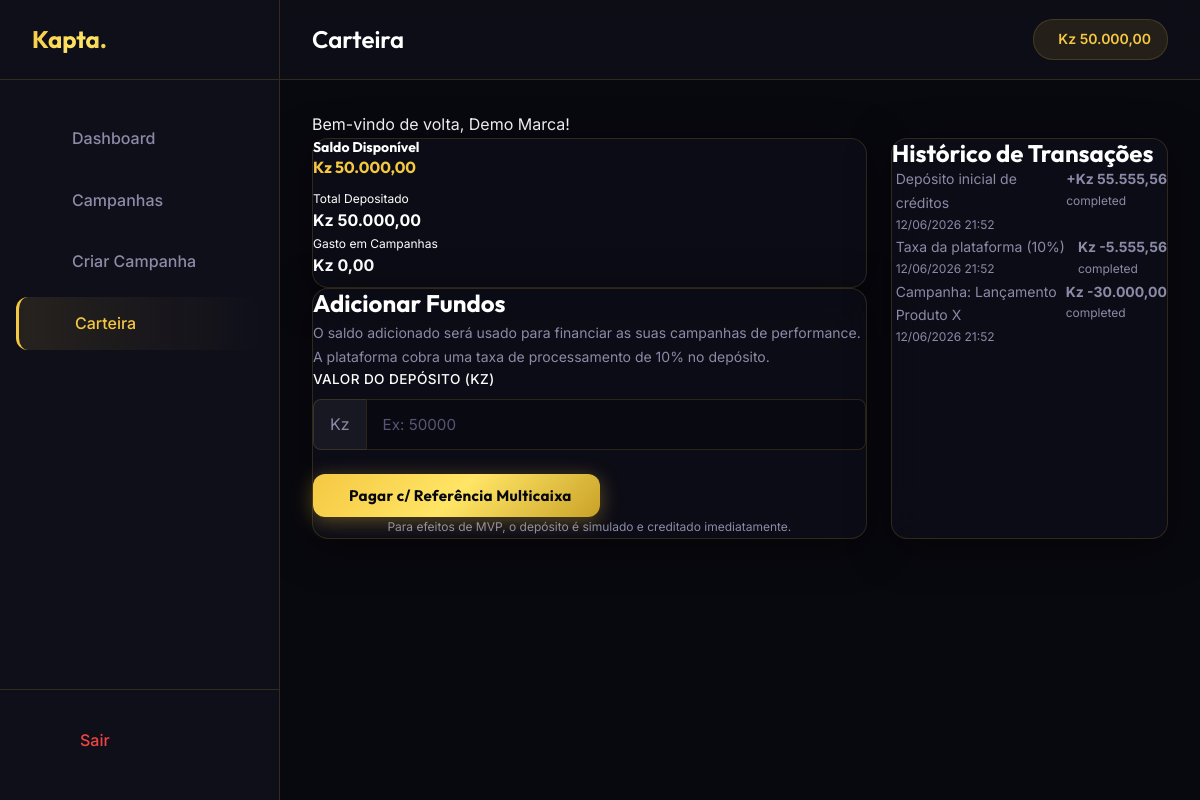
The app's page /brand/wallet.php (signed in) with its own data.
### tables this page shows
CREATE TABLE `wallets` (
  `id`               INT UNSIGNED NOT NULL AUTO_INCREMENT,
  `user_id`          INT UNSIGNED NOT NULL UNIQUE,
  `balance`          DECIMAL(15,2) NOT NULL DEFAULT 0.00,
  `total_deposited`  DECIMAL(15,2) NOT NULL DEFAULT 0.00,
  `total_withdrawn`  DECIMAL(15,2) NOT NULL DEFAULT 0.00,
  `created_at`       DATETIME NOT NULL DEFAULT CURRENT_TIMESTAMP,
  `updated_at`       DATETIME NOT NULL DEFAULT CURRENT_TIMESTAMP ON UPDATE CURRENT_TIMESTAMP,
  PRIMARY KEY (`id`),
  CONSTRAINT `fk_wallet_user` FOREIGN KEY (`user_id`) REFERENCES `users` (`id`) ON DELETE CASCADE
);

CREATE TABLE `transactions` (
  `id`          INT UNSIGNED NOT NULL AUTO_INCREMENT,
  `wallet_id`   INT UNSIGNED NOT NULL,
  `user_id`     INT UNSIGNED NOT NULL,
  `type`        ENUM('deposit','withdrawal','campaign_fund','earning','platform_fee') NOT NULL,
  `amount`      DECIMAL(15,2) NOT NULL,
  `description` VARCHAR(500) DEFAULT NULL,
  `reference`   VARCHAR(255) DEFAULT NULL,
  `status`      ENUM('pending','completed','failed') NOT NULL DEFAULT 'completed',
  `created_at`  DATETIME NOT NULL DEFAULT CURRENT_TIMESTAMP,
  PRIMARY KEY (`id`),
  KEY `idx_wallet`  (`wallet_id`),
  KEY `idx_user`    (`user_id`),
  KEY `idx_type`    (`type`),
  CONSTRAINT `fk_tx_wallet` FOREIGN KEY (`wallet_id`) REFERENCES `wallets` (`id`) ON DELETE CASCADE,
  CONSTRAINT `fk_tx_user`   FOREIGN KEY (`user_id`)   REFERENCES `users`   (`id`) ON DELETE CASCADE
);

### includes/functions.php (called while the page is built, shortened)
<?php
function format_kz(float $amount): string {
    return 'Kz ' . number_format($amount, 2, ',', '.');
}
function get_flash(): ?array {
    if (isset($_SESSION['flash'])) {
        $f = $_SESSION['flash'];
        return $f;
    }
    return null;
}

### brand/wallet.php (the view, shortened to what this page needs)
<?php
require_once '../includes/functions.php';
$user = current_user();
$stmt = $pdo->prepare("SELECT * FROM wallets WHERE user_id = ?");
$stmt->execute([$user['id']]);
$wallet = $stmt->fetch();
$balance = $wallet['balance'] ?? 0;
$stmt = $pdo->prepare("
    SELECT * FROM transactions
    WHERE user_id = ?
    ORDER BY created_at DESC
    LIMIT 20
");
$stmt->execute([$user['id']]);
$transactions = $stmt->fetchAll();
include '../includes/header.php';
?>
<div class="dashboard-layout">
    <aside class="sidebar" id="sidebar">
        <div class="sidebar-header">
            <a href="dashboard.php" class="logo gradient-text">Kapta.</a>
        </div>
        <div class="sidebar-nav">
            <a href="dashboard.php" class="nav-item"><i class="ph ph-squares-four"></i> Dashboard</a>
            <a href="campaigns.php" class="nav-item"><i class="ph ph-megaphone"></i> Campanhas</a>
            <a href="campaign-create.php" class="nav-item"><i class="ph ph-plus-circle"></i> Criar Campanha</a>
            <a href="wallet.php" class="nav-item active"><i class="ph ph-wallet"></i> Carteira</a>
        </div>
        <div class="sidebar-footer">
            <a href="../auth/logout.php" class="nav-item" style="color: var(--accent-red);"><i class="ph ph-sign-out"></i> Sair</a>
        </div>
    </aside>
    <main class="main-content">
        <header class="topbar">
            <div class="flex items-center">
                <h1 class="topbar-title">Carteira</h1>
            </div>
            <div class="topbar-actions">
                <div class="wallet-badge bg-gold bg-opacity-20 border-gold border-opacity-30">
                    <i class="ph ph-coins text-gold"></i> <span class="text-gold"><?php echo format_kz($balance); ?></span>
                </div>
            </div>
        </header>
        <div class="content-wrapper">
            <?php $flash = get_flash(); if ($flash): ?>
                <div class="alert alert-<?php echo $flash['type']; ?> mb-6">
                    <?php echo $flash['message']; ?>
                </div>
            <?php endif; ?>
            <div class="dashboard-row">
                <div>
                    <div class="glass-card p-8 mb-6 relative overflow-hidden">
                        <div class="relative z-10">
                            <h2 class="text-sm font-medium text-secondary mb-2 uppercase tracking-wider">Saldo Disponível</h2>
                            <div class="text-4xl sm:text-5xl font-bold font-outfit text-gold mb-8 drop-shadow-md">
                                <?php echo format_kz($balance); ?>
                            </div>
                            <div class="grid grid-cols-2 gap-4 mb-8">
                                <div class="bg-black bg-opacity-40 p-4 rounded-xl border border-dark-border">
                                    <div class="text-xs text-secondary mb-1">Total Depositado</div>
                                    <div class="font-bold text-white"><?php echo format_kz($wallet['total_deposited'] ?? 0); ?></div>
                                </div>
                                <div class="bg-black bg-opacity-40 p-4 rounded-xl border border-dark-border">
                                    <div class="text-xs text-secondary mb-1">Gasto em Campanhas</div>
                                    <div class="font-bold text-white"><?php echo format_kz($wallet['total_withdrawn'] ?? 0); ?></div>
                                </div>
                            </div>
                        </div>
                    </div>
                    <div class="glass-card p-6">
                        <h3 class="text-xl font-bold font-outfit mb-4 flex items-center gap-2"><i class="ph ph-plus-circle text-gold"></i> Adicionar Fundos</h3>
                        <p class="text-sm text-secondary mb-6">O saldo adicionado será usado para financiar as suas campanhas de performance. A plataforma cobra uma taxa de processamento de <?php echo (PLATFORM_FEE * 100); ?>% no depósito.</p>
                        <form action="../api/wallet.php?action=deposit" method="POST">
                            <div class="form-group mb-2">
                                <label for="deposit_amount" class="form-label">Valor do Depósito (Kz)</label>
                                <div class="input-group">
                                    <div class="input-group-text">Kz</div>
                                    <input type="number" step="0.01" min="1000" id="deposit_amount" name="amount" class="form-control" placeholder="Ex: 50000" required data-fee="<?php echo PLATFORM_FEE; ?>">
                                </div>
                            </div>
                            <button type="submit" class="btn btn-primary w-full justify-center py-3 text-lg"><i class="ph ph-credit-card"></i> Pagar c/ Referência Multicaixa</button>
                            <p class="text-xs text-center text-secondary mt-3">Para efeitos de MVP, o depósito é simulado e creditado imediatamente.</p>
                        </form>
                    </div>
                </div>
                <div class="glass-card p-0 overflow-hidden flex flex-col h-full">
                    <div class="p-6 border-b border-dark-border">
                        <h3 class="text-xl font-bold font-outfit">Histórico de Transações</h3>
                    </div>
                    <div class="overflow-y-auto flex-1 p-0">
                        <?php if (empty($transactions)): ?>
                            <div class="empty-state p-8">
                                <div class="empty-state-icon w-12 h-12 text-2xl mb-4"><i class="ph ph-receipt"></i></div>
                                <h4 class="text-white font-medium">Sem Transações</h4>
                                <p class="text-sm text-secondary mt-1">Ainda não realizou nenhuma operação financeira.</p>
                            </div>
                        <?php else: ?>
                            <div class="divide-y divide-dark-border">
                                <?php foreach ($transactions as $txn):
                                    $is_positive = in_array($txn['type'], ['deposit', 'earning']);
                                    $color = $is_positive ? 'text-green-400' : 'text-white';
                                    if ($txn['type'] == 'platform_fee') $color = 'text-red-400';
                                ?>
                                <div class="p-4 hover:bg-white hover:bg-opacity-5 transition flex items-center gap-4">
                                    <div class="flex-1 min-w-0">
                                        <p class="text-sm font-medium text-white truncate"><?php echo htmlspecialchars($txn['description']); ?></p>
                                        <p class="text-xs text-secondary"><?php echo date('d/m/Y H:i', strtotime($txn['created_at'])); ?></p>
                                    </div>
                                    <div class="text-right shrink-0">
                                        <p class="text-sm font-bold <?php echo $color; ?>">
                                            <?php echo $is_positive ? '+' : ''; ?><?php echo format_kz($txn['amount']); ?>
                                        </p>
                                        <p class="text-xs text-secondary capitalize"><?php echo $txn['status']; ?></p>
                                    </div>
                                </div>
                                <?php endforeach; ?>
                            </div>
                        <?php endif; ?>
                    </div>
                </div>
            </div>
        </div>
    </main>
</div>
<?php include '../includes/footer.php'; ?>

### includes/header.php (shortened to what this page needs)
<!DOCTYPE html>
<html lang="pt-PT">
<head>
  <link rel="stylesheet" href="<?= APP_URL ?>/assets/css/main.css?v=2">
  <link rel="stylesheet" href="<?= APP_URL ?>/assets/css/dashboard.css?v=2">
</head>
<body>

### includes/footer.php (shortened to what this page needs)
</body>
</html>

### assets/css/main.css (style rules this page uses)
*, *::before, *::after { box-sizing: border-box; margin: 0; padding: 0; }
html { scroll-behavior: smooth; font-size: 16px; overflow-x: hidden; }
body { font-family: 'Inter', -apple-system, BlinkMacSystemFont, sans-serif; background: var(--dark-bg); color: var(--text-primary); line-height: 1.6; min-height: 100vh; overflow-x: hidden; -webkit-font-smoothing: antialiased; }
a { color: inherit; text-decoration: none; }
button { cursor: pointer; font-family: inherit; }
input, textarea, select { font-family: inherit; }
:root { --gold-primary: #F5C842; --gold-light: #FFE566; --gold-dark: #C9A227; --gold-dim: rgba(245, 200, 66, 0.12); --dark-bg: #08080F; --dark-card: #0F0F1A; --dark-surface: #161628; --dark-elevated: #1C1C30; --dark-border: rgba(245, 200, 66, 0.15); --dark-divider: rgba(255, 255, 255, 0.06); --accent-purple: #7C3AED; --accent-green: #10B981; --accent-red: #EF4444; --accent-blue: #3B82F6; --accent-orange: #F97316; --text-primary: #FFFFFF; --text-secondary: #8B8BA8; --text-muted: #555575; --radius-sm: 8px; --radius-md: 12px; --radius-lg: 16px; --radius-xl: 24px; --radius-full: 9999px; --shadow-gold: 0 0 40px rgba(245, 200, 66, 0.25); --shadow-card: 0 8px 40px rgba(0, 0, 0, 0.5); --shadow-sm: 0 2px 8px rgba(0, 0, 0, 0.3); --transition: all 0.3s cubic-bezier(0.4, 0, 0.2, 1); --transition-fast: all 0.15s ease; }
h1, h2, h3, h4, h5, h6 { font-family: 'Outfit', sans-serif; font-weight: 700; line-height: 1.2; color: var(--text-primary); }
h1 { font-size: clamp(2rem, 5vw, 3.5rem); }
h2 { font-size: clamp(1.5rem, 3vw, 2.2rem); }
h3 { font-size: clamp(1.2rem, 2vw, 1.5rem); }
p { color: var(--text-secondary); line-height: 1.7; }
.text-gold { color: var(--gold-primary); }
.text-sm { font-size: 0.875rem; }
.text-xs { font-size: 0.75rem; }
.text-lg { font-size: 1.125rem; }
.text-center { text-align: center; }
.font-bold { font-weight: 700; }
.font-outfit { font-family: 'Outfit', sans-serif; }
.gradient-text { background: linear-gradient(135deg, #F5C842 0%, #FFE566 40%, #C9A227 80%, #F5C842 100%); -webkit-background-clip: text; -webkit-text-fill-color: transparent; background-clip: text; background-size: 200% auto; animation: gradient-shift 4s ease infinite; }
.glass-card { background: rgba(15, 15, 26, 0.7); backdrop-filter: blur(20px); -webkit-backdrop-filter: blur(20px); border: 1px solid var(--dark-border); border-radius: var(--radius-lg); box-shadow: var(--shadow-card); min-width: 0; }
.btn { display: inline-flex; align-items: center; justify-content: center; gap: 8px; padding: 12px 28px; border-radius: var(--radius-md); font-family: 'Outfit', sans-serif; font-weight: 700; font-size: 0.95rem; letter-spacing: 0.02em; border: none; cursor: pointer; transition: var(--transition); white-space: nowrap; position: relative; overflow: hidden; text-decoration: none; }
.btn::before { content: ''; position: absolute; inset: 0; background: rgba(255,255,255,0); transition: var(--transition-fast); }
.btn-primary { background: linear-gradient(135deg, #F5C842 0%, #FFE566 50%, #C9A227 100%); color: #08080F; box-shadow: 0 4px 20px rgba(245, 200, 66, 0.35); }
.form-group { margin-bottom: 20px; }
.form-label { display: block; font-size: 0.85rem; font-weight: 600; color: var(--text-secondary); margin-bottom: 8px; letter-spacing: 0.03em; text-transform: uppercase; }
.form-control { width: 100%; padding: 12px 16px; background: var(--dark-surface); border: 1px solid rgba(255,255,255,0.1); border-radius: var(--radius-md); color: var(--text-primary); font-size: 0.95rem; transition: var(--transition-fast); outline: none; }
.form-control::placeholder { color: var(--text-muted); }
.flex { display: flex; }
.flex-col { flex-direction: column; }
.gap-4 { gap: 4px; }
.flex-1 { flex: 1; }
.mb-4 { margin-bottom: 4px; }
.mb-8 { margin-bottom: 8px; }

### records on screen
wallets: balance "Kz 50.000,00", total_deposited "Kz 50.000,00", total_withdrawn "Kz 0,00"
transactions: description "Depósito inicial de créditos", created_at "12/06/2026 21:52", amount "Kz 55.555,56", status "completed"
transactions: description "Taxa da plataforma (10%)", created_at "12/06/2026 21:52", amount "Kz -5.555,56", status "completed"
transactions: description "Campanha: Lançamento Produto X", created_at "12/06/2026 21:52", amount "Kz -30.000,00", status "completed"

### other values on screen
$flash['message'] "Bem-vindo de volta, Demo Marca!"
PLATFORM_FEE * 100 "10"
